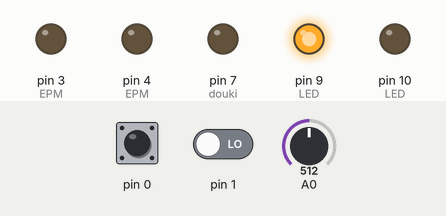
Recording of a sketch running on a simulated Teensy 3. Shown: output pins drawn as LEDs (lit = HIGH). Dashed ring = blinking. The inputs (shaded band) are chosen by the test bench; at power-on: pin 1 LOW, pin 0 LOW, A0 = 512 (analog values on the 0–1023 scale). The local clock reads 2024-03-15 10:24:30 at power-on unless the sketch sets it; storage starts empty; what the sketch prints to the serial monitor is not drawn.

Above: at 1.2 s.
1.3 s: pin 1 driven HIGH
At 4.1 s:
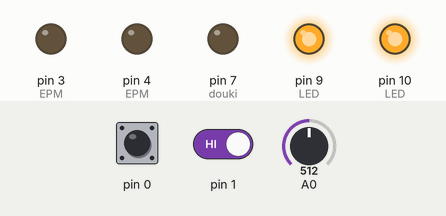
4.3 s: pin 0 driven HIGH
At 5.3 s:
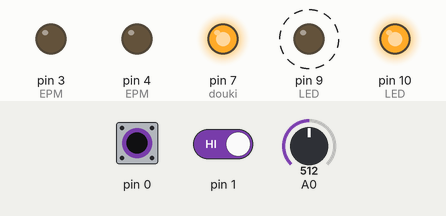
5.8 s: pin 0 pulsed LOW 2 times (0.12 s each, 0.3 s apart)
9.4 s: pin 0 pulsed LOW 5 times (0.12 s each, 0.3 s apart)
Timing chart, 0 to 36.4 s (numbered marks = the images above; inputs shaded):
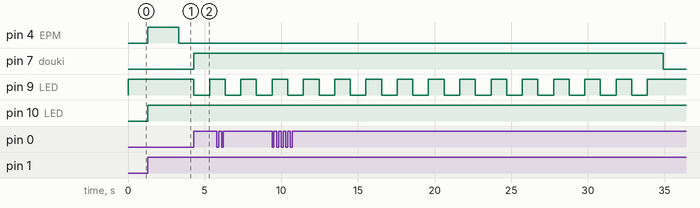

The sketch:

EPM_gattai_long.ino
```cpp
volatile int  sw_E = LOW;
volatile int  sw_K = LOW;
volatile unsigned long time_prev_E = 0, time_now_E;
volatile unsigned long time_prev_K = 0, time_now_K;
unsigned long time_chat = 100;
volatile char inputchar = 0;
const int Hz = 500;
const int Byou = 30;
volatile int i, k;
volatile int zA;
volatile unsigned long t;


#include <TimeLib.h>
#include <SD.h>
const int chipSelect = BUILTIN_SDCARD;
File dataFile;

void setup() {
  analogReadResolution(16);
  attachInterrupt(1, EPM, RISING);
  attachInterrupt(0, keisoku, RISING);
  pinMode(3, OUTPUT);  //EPM
  pinMode(4, OUTPUT);  //EPM
  pinMode(9, OUTPUT);  //LED
  pinMode(10, OUTPUT); //LED
  pinMode(7, OUTPUT); //douki

  setSyncProvider(getTeensy3Time);
  Serial.begin(115200);
  if (timeStatus() != timeSet) {
    Serial.println("Unable to sync with the RTC");
  } else {
    Serial.println("RTC has set the system time");
  }
  //setTime(16, 56, 50, 24, 7, 2017);
  Serial.print(F("Initializing SD card..."));
  pinMode(SS, OUTPUT);
  if (!SD.begin(chipSelect)) {
    Serial.println(F("Card failed, or not present"));
    // 失敗、何もしない
    while (1);
  }
  Serial.println(F("ok."));
  if (SD.exists("datalog.csv")) {
    SD.remove("datalog.csv");
    Serial.println(F("File exist! Remove File."));
  }
  dataFile = SD.open("datalog.csv", FILE_WRITE);
}

void loop() {
  Serial.println("Standingby");
  digitalWrite(9, HIGH);
  delay(1000);
}

time_t getTeensy3Time()
{
  return Teensy3Clock.get();
}


void keisoku() {
  //File dataFile = SD.open("datalog.csv", FILE_WRITE);
  digitalWriteFast(9, LOW);
  time_now_K = millis(); //現在の割り込み時刻を取得
  if ( time_now_K - time_prev_K > time_chat) {
    if (dataFile) {
      if ( sw_K == LOW ) {
        setTime(0, 0, 0, 24, 7, 2017);
        Teensy3Clock.set(now());
        digitalWriteFast(7, HIGH);  //douki_ON
        for ( i = 0; i < Byou; i++) {

          //dataFile.print(hour());       dataFile.print(":");
          // dataFile.print(minute());      dataFile.print(":");
          dataFile.print(second());
          dataFile.print(",");
          if ((i % 2) == 0) {
            digitalWriteFast(9, LOW);
          }
          else {
            digitalWriteFast(9, HIGH);
          }
          for (k = 0; k < Hz; k++) {
            t = millis();
            zA = analogRead(0);
            dataFile.print(" "); dataFile.print(",");
            dataFile.println(zA);
            Serial.print(zA);
            Serial.print(",");
            Serial.println(millis() - t);
            delay(2.00 - millis() + t);
          }
        }
        digitalWriteFast(7, LOW);  //douki_OFF
        dataFile.close();
      }
      sw_K = !sw_K;
    }
    else {
      Serial.println(F("error opening datalog.txt"));
    }

  }

  time_prev_K = time_now_K; //現在の割り込み時刻を前回の割り込み時刻へコピー
  Serial.println("Finisfed");
}


void EPM() {
  time_now_E = millis(); //現在の割り込み時刻を取得
  if ( time_now_E - time_prev_E > time_chat) {
    if ( sw_E == LOW ) //前回の割り込みから20[ms]以上経過かつスイッチの状態がLowならば、LED消点灯を切り替え
      switch (inputchar) {
        case 0:
          digitalWrite(10, HIGH); //LED表示
          Serial.print("EPM ON\n");//EPMをONにする
          digitalWrite(4, HIGH);
          delay(2000);
          digitalWrite(4, LOW);
          inputchar = 1;
          break;

        case 1:
          digitalWrite(10, LOW); //LED表示
          Serial.print("EPM OFF\n");//EPMをOFFにする
          digitalWrite(3, HIGH);
          delay(500);
          digitalWrite(4, HIGH);
          delay(2000);
          digitalWrite(4, LOW);
          delay(500);
          digitalWrite(3, LOW);
          inputchar = 0;
          break;
      }
    sw_E = !sw_E; //前回の割り込みから20[ms]以上経過ならば、スイッチの状態を切り替え
  }
  time_prev_E = time_now_E; //現在の割り込み時刻を前回の割り込み時刻へコピー
}
```

Measured:
- after the input at 1.3 s, pin 4 (EPM): LOW → HIGH at once, → LOW 2.0 s later; pin 10 (LED): LOW → HIGH at once
- after the input at 4.3 s, pin 7 (douki): LOW → HIGH at once; pin 9 (LED): HIGH → LOW at once, → HIGH 1.0 s later
